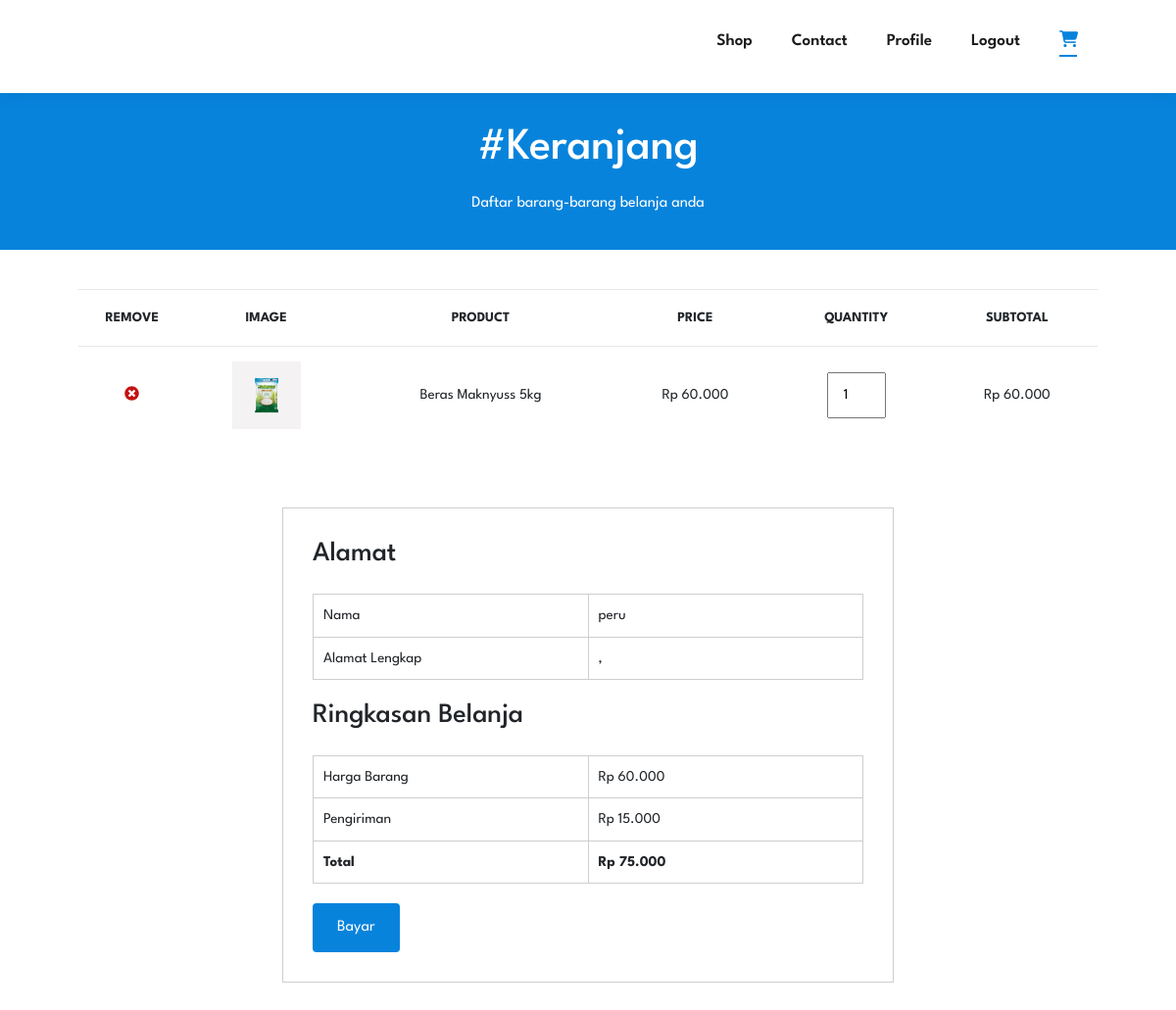
The app's page /tampilan_cart/cart.php (signed in) with its own data.
### tables this page shows
CREATE TABLE `cart` (
  `id` int(11) NOT NULL,
  `user_id` int(11) NOT NULL,
  `barang_id` int(11) NOT NULL,
  `jumlah` int(11) NOT NULL
);

CREATE TABLE `barang` (
  `id` int(11) NOT NULL,
  `nama` varchar(255) NOT NULL,
  `harga` int(11) NOT NULL,
  `detail` varchar(255) NOT NULL,
  `image` varchar(255) NOT NULL,
  `kategori` varchar(255) NOT NULL
);

CREATE TABLE `user` (
  `id` int(11) NOT NULL,
  `username` varchar(255) NOT NULL,
  `email` varchar(255) NOT NULL,
  `password` varchar(255) NOT NULL,
  `kategori` varchar(255) NOT NULL,
  `telp` varchar(255) DEFAULT NULL,
  `alamat` varchar(255) DEFAULT NULL
);

### tampilan_cart/cart.php (the view, shortened to what this page needs)
<?php
include 'koneksi.php';
$id = $_SESSION["user_id"];
$tabel = mysqli_query($konn, "SELECT cart.id, user.username, user.telp, user.alamat, barang.nama, barang.harga, barang.image, cart.jumlah
                            FROM `cart`
                            JOIN `barang` ON barang_id = barang.id
                            JOIN `user` ON user_id = user.id
                            WHERE user_id = $id");
$subtotal = mysqli_query($konn, "SELECT cart.id, user.username, SUM(barang.harga*cart.jumlah) AS 'total'
                                FROM `cart`
                                JOIN `barang` ON barang_id = barang.id
                                JOIN `user` ON user_id = user.id
                                WHERE user_id = $id");
?>
<!DOCTYPE html>
<html lang="en">
<head>
    <link rel="stylesheet" href="https://cdnjs.cloudflare.com/ajax/libs/font-awesome/6.1.1/css/all.min.css?v=<?php echo time(); ?>" />
    <link href="https://cdn.jsdelivr.net/npm/bootstrap@5.0.2/dist/css/bootstrap.min.css" rel="stylesheet">
    <link rel="stylesheet" href="style_cart.css?v=<?php echo time(); ?>" />
</head>
<body>
    <section id="header">
        <div>
            <ul id="navbar">
                <li><a href="../setelah_login/shop.php">Shop</a></li>
                <li><a href="../setelah_login/contact.php">Contact</a></li>
                <li><a href="../profile/profile.php">Profile</a></li>
                <li><a href="../index.php">Logout</a></li>
                <li>
                    <a class="active" href=""><i class="fa-solid fa-cart-shopping"></i></a>
                </li>
            </ul>
        </div>
    </section>
    <section id="page-header">
        <h2>#Keranjang</h2>
        <p>Daftar barang-barang belanja anda</p>
    </section>
    <section id="cart" class="section-p1">
        <?php
            if (mysqli_num_rows($tabel) > 0) {
        ?>
        <table width="100%">
            <thead>
                <tr>
                    <td>Remove</td>
                    <td>Image</td>
                    <td>Product</td>
                    <td>Price</td>
                    <td>Quantity</td>
                    <td>Subtotal</td>
                </tr>
            </thead>
            <?php while ($row = mysqli_fetch_assoc($tabel)){
                $linkdelete = 'delete.php?id='.$row['id'].'';
            ?>
            <tbody>
                <tr>
                    <td><a href="<?php echo $linkdelete ?>"><i class="fas fa-times-circle times"></i></a></td>
                    <td><img src="../img/products/<?php echo $row['image']?>" alt=""></td>
                    <td><?php echo $row['nama']?></td>
                    <td>Rp <?php echo str_replace(',', '.', number_format($row['harga'])) ?></td>
                    <td><input type="number" value="<?php echo $row['jumlah']?>" class="quantity-input" data-price="<?php echo $row['harga'] ?>"></td>
                    <td class="subtotal">Rp <?php echo str_replace(',', '.', number_format($row['harga'] * $row['jumlah'])) ?></td>
                </tr>
            </tbody>
            <?php } ?>
        </table>
        <?php } ?>
    </section>
    <section id="cart-add" class="section-p1">
        <div id="subtotal">
            <?php
                $user = mysqli_query($konn, "SELECT * FROM user WHERE id = '$id'");
                while ($data = mysqli_fetch_assoc($user)) {
            ?>
            <h3>Alamat</h3>
            <table>
                <tr>
                    <td>Nama</td>
                    <td><?php echo $data['username'] ?></td>
                </tr>
                <tr>
                    <td>Alamat Lengkap</td>
                    <td><?php echo $data['alamat'] ?>, <?php echo $data['telp'] ?></td>
                </tr>
                <?php }
                $ongkir = 15000;
                if (mysqli_num_rows($subtotal) > 0) {
                    while ($row = mysqli_fetch_assoc($subtotal)){
                ?>
                <table>
                    <h3>Ringkasan Belanja</h3>
                    <tr>
                        <td>Harga Barang</td>
                        <td id="harbar">Rp <?php echo str_replace(',', '.', number_format($row['total'])) ?></td>
                    </tr>
                    <tr>
                        <td>Pengiriman</td>
                        <td>Rp <?php echo str_replace(',', '.', number_format($ongkir)) ?></td>
                    </tr>
                    <tr>
                        <td><strong>Total</strong></td>
                        <td id="totals"><strong>Rp <?php echo str_replace(',', '.', number_format($row['total']+$ongkir)) ?></strong></td>
                    </tr>
                </table>
                <form action="" method="POST">
                    <button type="submit" name="bayar" class="btn btn-primary">Bayar</button>
                </form>
                <?php }
                } ?>
        </div>
    </section>
</body>
</html>

### tampilan_cart/style_cart.css (style rules this page uses)
* { margin: 0; padding: 0; box-sizing: border-box; font-family: "League Spartan", sans-serif; }
h2 { font-size: 46px; line-height: 54px; color: #222; }
p { font-size: 16px; color: #465b52; margin: 15px 0 20px 0; }
.section-p1 { padding: 40px 80px; }
body { width: 100%; }
#header { display: flex; align-items: center; justify-content: space-between; padding: 20px 80px; background: #fff; box-shadow: 0 5px 15px rgba(0, 0, 0, 0.05); z-index: 999; position: sticky; top: 0; left: 0; }
#navbar { display: flex; align-items: center; justify-content: center; }
#navbar li { list-style: none; padding: 0 20px; position: relative; margin-bottom: 3px; margin-top: 10px; }
#navbar li a { text-decoration: none; font-size: 17px; font-weight: 600; color: #1a1a1a; transition: 0.3s ease; }
#navbar li a:hover, #navbar li a.active { color: #0783dc; }
#navbar li a.active::after, #navbar li a:hover::after { content: ""; width: 30%; height: 2px; background-color: #0783dc; position: absolute; bottom: -2px; left: 20px; }
#page-header { background-color: #0783dc; width: 100%; height: 20vh; background-size: cover; display: flex; justify-content: center; text-align: center; flex-direction: column; padding: 10px; }
#page-header h2 { color: #fff; padding-top: 25px; }
#page-header p { color: #fff; padding-bottom: 10px; margin-top: 10px; }
#cart .times { color: #c51212; }
#cart table { width: 100%; border-collapse: collapse; table-layout: fixed; white-space: nowrap; }
#cart table img { width: 70px; }
#cart table td:nth-child(1) { width: 100px; text-align: center; }
#cart table td:nth-child(2) { width: 150px; text-align: center; }
#cart table td:nth-child(3) { width: 250px; text-align: center; }
#cart table td:nth-child(4), #cart table td:nth-child(5), #cart table td:nth-child(6) { width: 150px; text-align: center; }
#cart table td:nth-child(5) input { width: 60px; padding: 10px 5px 10px 15px; }
#cart table thead { border: 1px solid #e2e9e1; border-left: none; border-right: none; }
#cart table thead td { font-weight: 700; text-transform: uppercase; font-size: 14px; padding: 18px 0; }
#cart table tbody tr td { padding-top: 15px; }
#cart table tbody td { font-size: 15px; }
#cart-add { display: flex; flex-wrap: wrap; justify-content: space-between; }
#subtotal { align-items: center; width: 60%; margin-left: auto; margin-right: auto; margin-bottom: 30px; border: 1px solid #d0cdcd; padding: 30px; }
#subtotal table { border-collapse: collapse; width: 100%; margin-bottom: 20px; }
#subtotal table td { width: 50%; border: 1px solid #d0cdcd; padding: 10px; font-size: 15px; }
#subtotal h3 { padding-bottom: 15px; }
#subtotal button { background-color: #0783dc; color: #fff; padding: 13px 25px; border: none; }

### records on screen
cart: barang.image (picture), barang.nama "Beras Maknyuss 5kg", barang.harga "60.000", jumlah "1", str_replace(',', '.', number_format($row['harga'] * $row['jumlah'])) "60.000", total "60.000", total "75.000"
user: username "peru"
